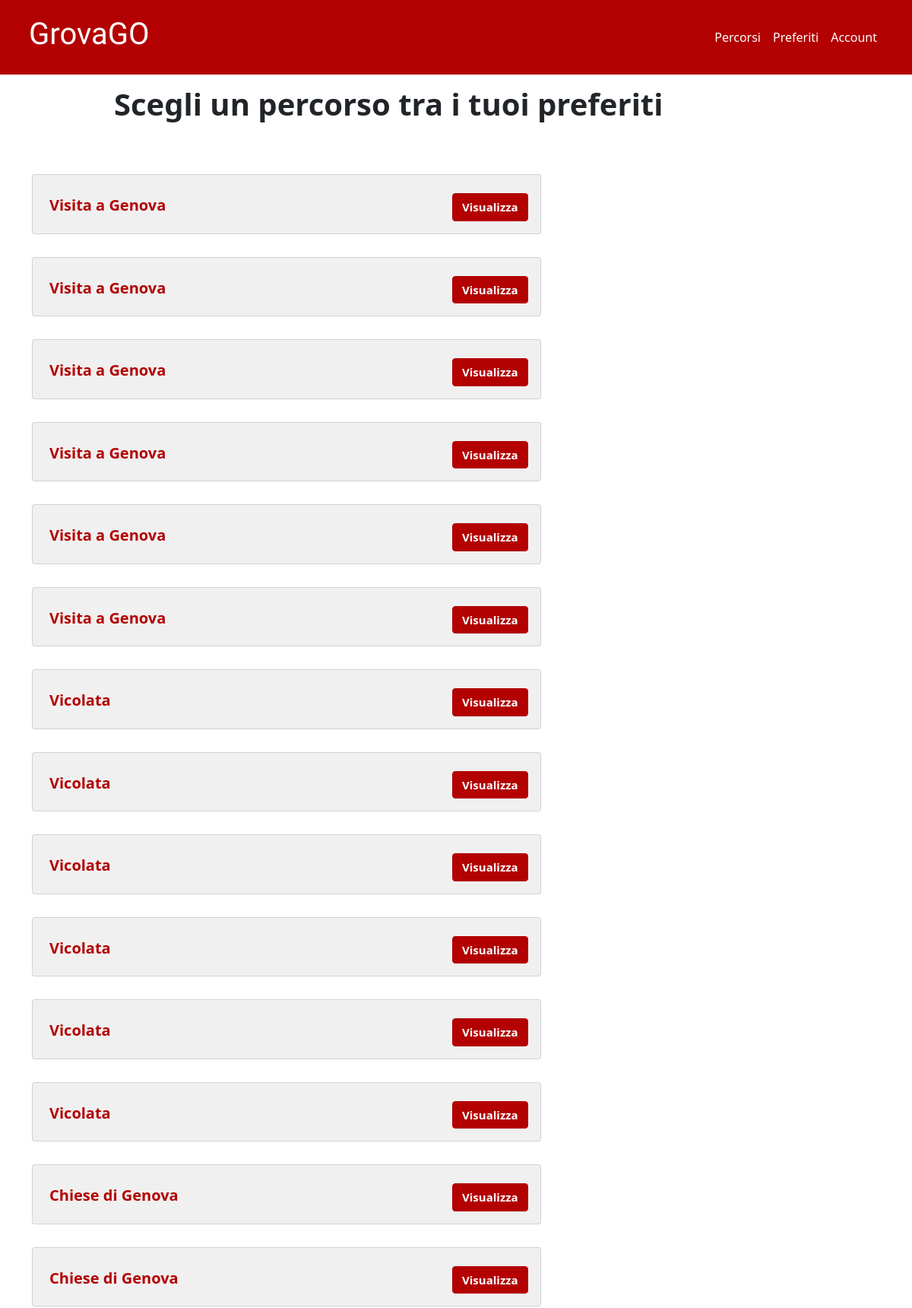
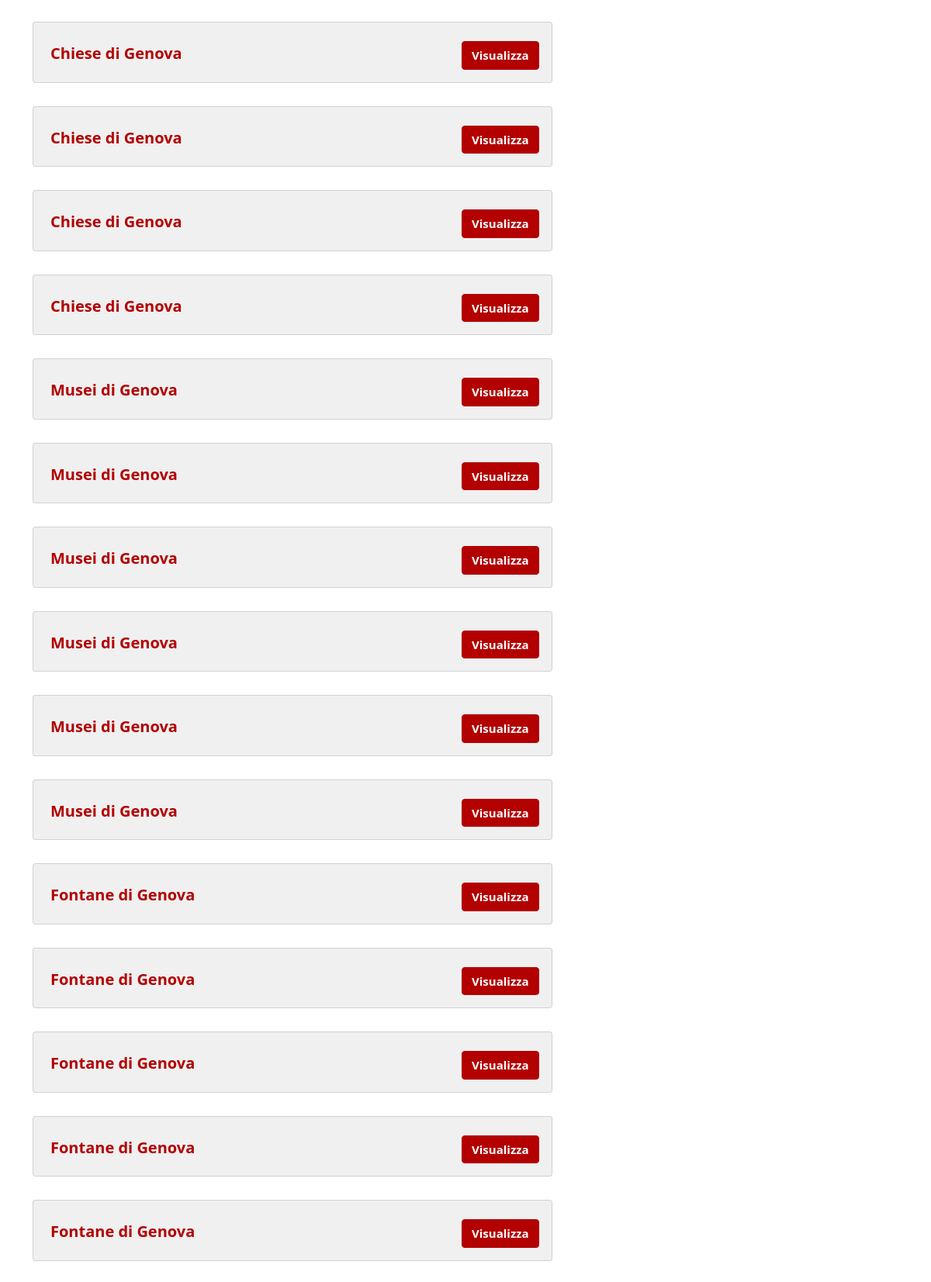
The page /pc/preferiti/index.php (upper part) on the database its author committed (2 pictures, top to bottom).
### tables this page shows
CREATE TABLE IF NOT EXISTS Utente_Preferisce_Percorso(
    email varchar(255) REFERENCES Utente(email),
    id_percorso int REFERENCES Percorso(id),
    data TIMESTAMP NOT NULL,
    PRIMARY KEY (email, id_percorso)
);

CREATE TABLE IF NOT EXISTS Percorso(
    id int PRIMARY KEY AUTO_INCREMENT,
	nome varchar(255) UNIQUE,
    descrizione varchar(255) NOT NULL,
    dataInserimento TIMESTAMP
);

### pc/preferiti/index.php (the view, shortened to what this page needs)
<!doctype html>
<html lang="en">
<head>
    <link rel="stylesheet" href="../../css/style.css">
    <link rel="stylesheet" href="../../bootstrap/css/bootstrap.min.css">
</head>
<body class="d-flex flex-column min-vh-100">
    <nav class="navbar  navbar-expand-lg" style="background-color: #B30000;">
        <div class="container p-2">
            <a class="navbar-brand" style="font-family: 'Amiri', serif; color: white; font-weight: bold;" href="../index.php">
                <h1>GrovaGO</h1>
            </a>
            <div class="collapse navbar-collapse justify-content-end" id="navbarNavDropdown">
                <ul class="navbar-nav">
                    <li class="nav-item">
                        <a class="nav-link" href="../percorsi/index.php" style="color: white">Percorsi</a>
                    </li>
                    <li class="nav-item">
                        <a class="nav-link" href="#" style="color: white">Preferiti</a>
                    </li>
                    <li class="nav-item">
                        <a class="nav-link" href="../profilo/index.php" style="color: white">Account</a>
                    </li>
                </ul>
            </div>
        </div>
    </nav>
    <h1 style="font-weight:bold; padding-top:15px; padding-left:150px">Scegli un percorso tra i tuoi preferiti</h1>
    <div class="container" style="padding-top:30px; margin-bottom: 100px;">
        <?php
        $host = "127.0.0.1";
        $user = "root";
        $pass = "";
        $database = "genovaroute";
        $connessione = new mysqli($host, $user, $pass, $database);
        $sql = "SELECT * FROM percorso, utente_preferisce_percorso ORDER BY (SELECT COUNT(*) AS numero_tappe FROM percorso, tappa, tappa_appartiene_percorso, utente_preferisce_percorso WHERE tappa_appartiene_percorso.id_percorso=percorso.id AND id_tappa=tappa.id AND utente_preferisce_percorso.id_percorso=percorso.id AND utente_preferisce_percorso.email='" . $_SESSION['email'] . "')";
        if ($result = $connessione->query($sql)) {
            if ($result->num_rows > 0) {
                while ($row = $result->fetch_array()) {
                    echo '
                    <div class="col-sm align-self-center" style="width:60%; padding-top:30px; ">
                        <div class="card text-center align-self-center" style="width:100%;  background-color: #F0F0F0;">
                            <div class="card-body">
                                <form action="tappe/index.php" method="post">
                                    <p class="card-title">
                                        <input type="hidden" name="nomePercorso" value="' . $row['nome'] . '">
                                        <input type="hidden" name="idPercorso" value="' . $row['id'] . '">
                                        <input type="submit" value="' . $row['nome'] . '" style="background-color: #F0F0F0; text-decoration: none; color: #B30000; font-size:20px; border: none; font-weight: bold; float: left;">
                                        <button type="submit" class="btn btn-primary" style="background-color: #B30000; font-weight:bold; border-color:#B30000; font-size: 15px; color:white ; text-align: center; float: right;">Visualizza</button>
                                    </p>
                                </form>
                            </div>
                        </div>
                    </div>
                    ';
                }
            } else {
                echo "<p style='text-align: center'>Non hai nessun percorso tra i preferiti</p>";
            }
        } else {
            echo "Impossibile eseguire la query";
        }
        ?>
    </div>
</body>
</html>

### rows shown on the page
utente_preferisce_percorso: nome "Visita a Genova", nome "Vicolata", nome "Chiese di Genova", nome "Musei di Genova", nome "Fontane di Genova"
utente_preferisce_percorso: id_percorso.nome "Visita a Genova", nome "Vicolata", nome "Chiese di Genova", nome "Musei di Genova", nome "Fontane di Genova"
utente_preferisce_percorso: nome "Visita a Genova", nome "Vicolata", nome "Chiese di Genova", nome "Musei di Genova", nome "Fontane di Genova"
utente_preferisce_percorso: nome "Visita a Genova", nome "Vicolata", nome "Chiese di Genova", nome "Musei di Genova", nome "Fontane di Genova"
utente_preferisce_percorso: id_percorso.nome "Visita a Genova", nome "Vicolata", nome "Chiese di Genova", nome "Musei di Genova", nome "Fontane di Genova"
utente_preferisce_percorso: nome "Visita a Genova", nome "Vicolata", nome "Chiese di Genova", nome "Musei di Genova"
